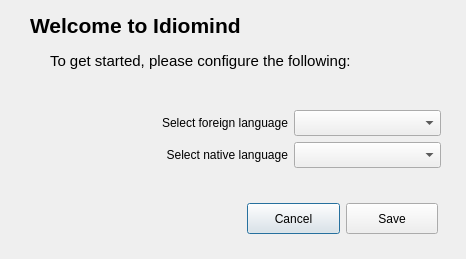
<?xml version="1.0" encoding="UTF-8"?>
<ui version="4.0">
 <class>Welcome</class>
 <widget class="QDialog" name="Welcome">
  <property name="geometry">
   <rect>
    <x>0</x>
    <y>0</y>
    <width>466</width>
    <height>259</height>
   </rect>
  </property>
  <property name="windowTitle">
   <string>Welcome</string>
  </property>
  <property name="windowIcon">
   <iconset resource="../res.qrc">
    <normaloff>:/images/idiomind.png</normaloff>:/images/idiomind.png</iconset>
  </property>
  <widget class="QLabel" name="label">
   <property name="geometry">
    <rect>
     <x>30</x>
     <y>10</y>
     <width>291</width>
     <height>31</height>
    </rect>
   </property>
   <property name="font">
    <font>
     <pointsize>16</pointsize>
     <weight>75</weight>
     <bold>true</bold>
    </font>
   </property>
   <property name="text">
    <string>Welcome to Idiomind</string>
   </property>
  </widget>
  <widget class="QLabel" name="label_2">
   <property name="geometry">
    <rect>
     <x>50</x>
     <y>50</y>
     <width>311</width>
     <height>21</height>
    </rect>
   </property>
   <property name="font">
    <font>
     <pointsize>11</pointsize>
    </font>
   </property>
   <property name="text">
    <string>To get started, please configure the following:</string>
   </property>
  </widget>
  <widget class="QWidget" name="layoutWidget">
   <property name="geometry">
    <rect>
     <x>247</x>
     <y>203</y>
     <width>191</width>
     <height>31</height>
    </rect>
   </property>
   <layout class="QHBoxLayout" name="horizontalLayout">
    <item>
     <widget class="QPushButton" name="pushButton">
      <property name="sizePolicy">
       <sizepolicy hsizetype="Minimum" vsizetype="Expanding">
        <horstretch>0</horstretch>
        <verstretch>0</verstretch>
       </sizepolicy>
      </property>
      <property name="minimumSize">
       <size>
        <width>0</width>
        <height>26</height>
       </size>
      </property>
      <property name="text">
       <string>Cancel</string>
      </property>
     </widget>
    </item>
    <item>
     <widget class="QPushButton" name="pushButton_2">
      <property name="sizePolicy">
       <sizepolicy hsizetype="Minimum" vsizetype="Expanding">
        <horstretch>0</horstretch>
        <verstretch>0</verstretch>
       </sizepolicy>
      </property>
      <property name="minimumSize">
       <size>
        <width>0</width>
        <height>26</height>
       </size>
      </property>
      <property name="text">
       <string>Save</string>
      </property>
     </widget>
    </item>
   </layout>
  </widget>
  <widget class="QWidget" name="layoutWidget">
   <property name="geometry">
    <rect>
     <x>140</x>
     <y>110</y>
     <width>301</width>
     <height>60</height>
    </rect>
   </property>
   <layout class="QGridLayout" name="gridLayout">
    <item row="0" column="0">
     <widget class="QLabel" name="label_3">
      <property name="layoutDirection">
       <enum>Qt::LeftToRight</enum>
      </property>
      <property name="text">
       <string>Select foreign language</string>
      </property>
      <property name="alignment">
       <set>Qt::AlignRight|Qt::AlignTrailing|Qt::AlignVCenter</set>
      </property>
     </widget>
    </item>
    <item row="0" column="1">
     <widget class="QComboBox" name="comboBox">
      <property name="minimumSize">
       <size>
        <width>0</width>
        <height>26</height>
       </size>
      </property>
     </widget>
    </item>
    <item row="1" column="0">
     <widget class="QLabel" name="label_4">
      <property name="layoutDirection">
       <enum>Qt::LeftToRight</enum>
      </property>
      <property name="text">
       <string>Select native language</string>
      </property>
      <property name="alignment">
       <set>Qt::AlignRight|Qt::AlignTrailing|Qt::AlignVCenter</set>
      </property>
     </widget>
    </item>
    <item row="1" column="1">
     <widget class="QComboBox" name="comboBox_2">
      <property name="minimumSize">
       <size>
        <width>0</width>
        <height>26</height>
       </size>
      </property>
     </widget>
    </item>
   </layout>
  </widget>
 </widget>
 <resources>
  <include location="../res.qrc"/>
 </resources>
 <connections/>
</ui>
